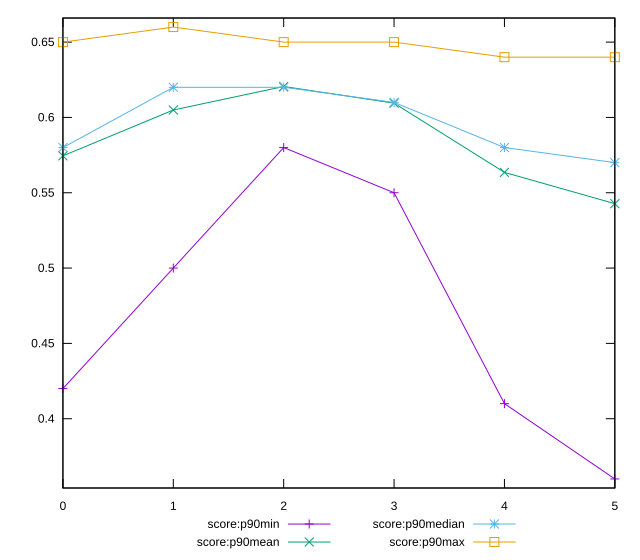

Write the gnuplot code that produced this figure.
reset

$scoreP90Min <<EOF
0 0.42
1 0.5
2 0.58
3 0.55
4 0.41
5 0.36
EOF

$scoreP90Mean <<EOF
0 0.5745054945054947
1 0.604945054945055
2 0.6205494505494507
3 0.6094505494505493
4 0.5635164835164834
5 0.542747252747253
EOF

$scoreP90Median <<EOF
0 0.58
1 0.62
2 0.62
3 0.61
4 0.58
5 0.57
EOF

$scoreP90Max <<EOF
0 0.65
1 0.66
2 0.65
3 0.65
4 0.64
5 0.64
EOF

set key outside below
set xrange [0:5]
set yrange [0.354:0.666]
set trange [0.354:0.666]
set terminal svg size 640, 560 enhanced background rgb 'white'
set output "reprap/mainthread-work-breakdown/progression/score.svg"

plot $scoreP90Min title "score:p90min" with linespoints, \
     $scoreP90Mean title "score:p90mean" with linespoints, \
     $scoreP90Median title "score:p90median" with linespoints, \
     $scoreP90Max title "score:p90max" with linespoints

reset
